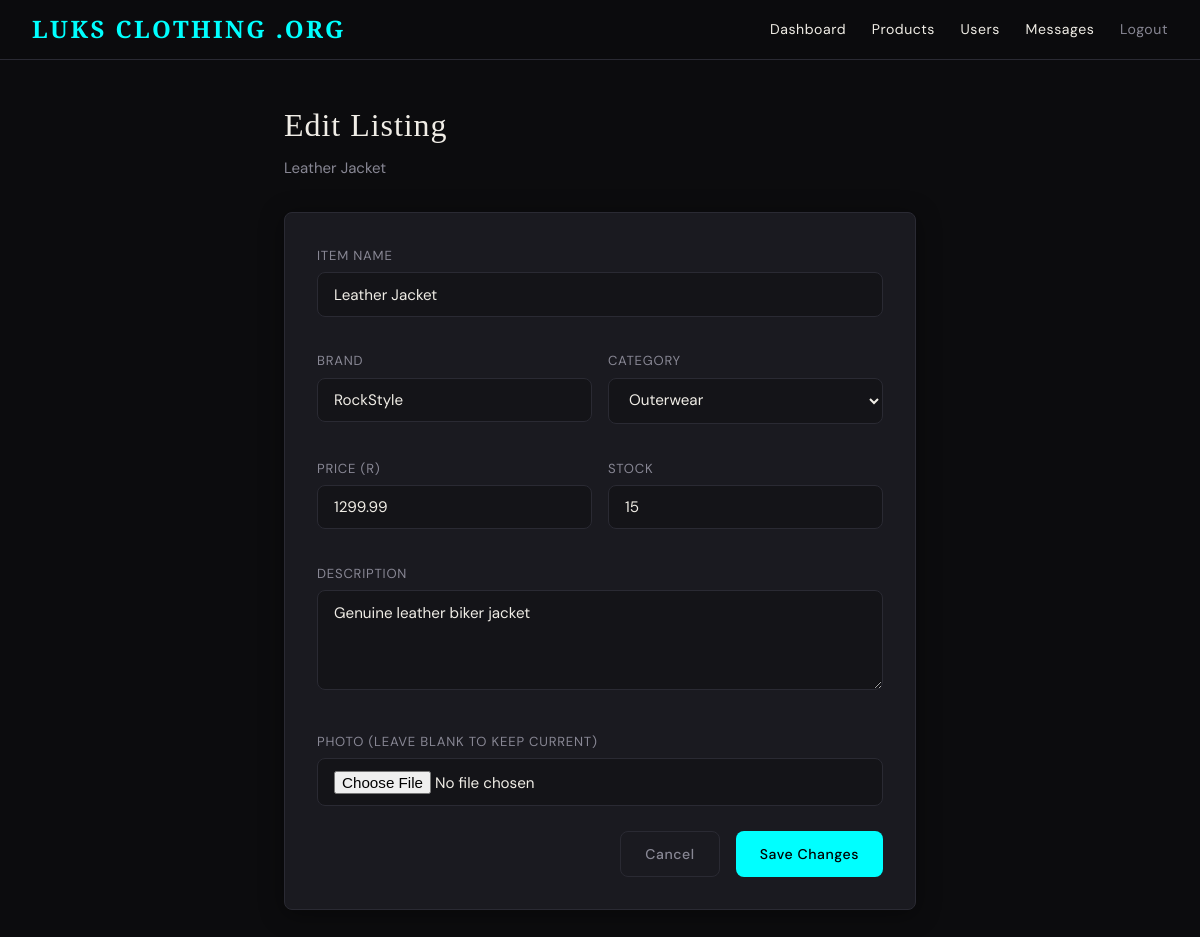
Page /editProduct.php?id=3 (signed in) on the committed database.
### tables this page shows
CREATE TABLE IF NOT EXISTS tblProduct (
    productID INT AUTO_INCREMENT PRIMARY KEY,
    name VARCHAR(100) NOT NULL,
    price DECIMAL(10,2) NOT NULL,
    image VARCHAR(255),
    description TEXT,
    brand VARCHAR(100),
    category VARCHAR(50),
    stock INT DEFAULT 0,
    sellerID INT,
    isApproved TINYINT(1) DEFAULT 0,
    createdAt TIMESTAMP DEFAULT CURRENT_TIMESTAMP,
    FOREIGN KEY (sellerID) REFERENCES tblUser(userID) ON DELETE SET NULL
);

### editProduct.php (the view, shortened to what this page needs)
<?php
include 'DBConn.php';
$uid  = $_SESSION['userID'];
$role = $_SESSION['role'];
$pid  = (int)($_GET['id'] ?? 0);
if($role === 'admin'){
    $product = $conn->query("SELECT * FROM tblProduct WHERE productID=$pid")->fetch_assoc();
} else {
    $product = $conn->query("SELECT * FROM tblProduct WHERE productID=$pid AND sellerID=$uid")->fetch_assoc();
}
?>
<!DOCTYPE html>
<html lang="en">
<head>
    <link rel="stylesheet" href="style.css">
</head>
<body>
<?php include 'nav.php'; ?>
<div class="page" style="max-width:680px;">
    <div class="page-header">
        <h2>Edit Listing</h2>
        <p class="text-muted"><?php echo htmlspecialchars($product['name']); ?></p>
    </div>
    <div class="card">
        <form method="POST" enctype="multipart/form-data">
            <div style="display:grid;grid-template-columns:1fr 1fr;gap:1rem;">
                <div class="form-group" style="grid-column:1/-1;">
                    <label>Item Name</label>
                    <input type="text" name="name" value="<?php echo htmlspecialchars($product['name']); ?>" required>
                </div>
                <div class="form-group">
                    <label>Brand</label>
                    <input type="text" name="brand" value="<?php echo htmlspecialchars($product['brand'] ?? ''); ?>">
                </div>
                <div class="form-group">
                    <label>Category</label>
                    <select name="category">
                        <?php foreach(['Tops','Bottoms','Dresses','Outerwear','Shoes','Accessories','Other'] as $cat): ?>
                            <option value="<?php echo $cat; ?>" <?php echo $product['category']===$cat?'selected':''; ?>><?php echo $cat; ?></option>
                        <?php endforeach; ?>
                    </select>
                </div>
                <div class="form-group">
                    <label>Price (R)</label>
                    <input type="number" name="price" value="<?php echo $product['price']; ?>" step="0.01" min="1" required>
                </div>
                <div class="form-group">
                    <label>Stock</label>
                    <input type="number" name="stock" value="<?php echo $product['stock']; ?>" min="0">
                </div>
                <div class="form-group" style="grid-column:1/-1;">
                    <label>Description</label>
                    <textarea name="description"><?php echo htmlspecialchars($product['description']); ?></textarea>
                </div>
                <div class="form-group" style="grid-column:1/-1;">
                    <label>Photo (leave blank to keep current)</label>
                    <input type="file" name="image" accept="image/*">
                </div>
            </div>
            <div style="display:flex;gap:1rem;justify-content:flex-end;margin-top:.5rem;">
                <a href="<?php echo $role==='admin'?'adminProducts.php':'sellerDashboard.php'; ?>" class="btn btn-ghost">Cancel</a>
                <button name="update" class="btn btn-gold">Save Changes</button>
            </div>
        </form>
    </div>
</div>
</body>
</html>

### style.css (style rules this page uses)
:root { --bg: #0c0c0e; --surface: #141418; --card: #1a1a20; --border: #2a2a33; --gold: cyan; --gold-dim: #007a7a; --text: #f0ede6; --muted: #888794; --danger: #c0392b; --success: #27ae60; --radius: 8px; --shadow: 0 4px 24px rgba(0,0,0,0.4); }
*, *::before, *::after { box-sizing: border-box; margin: 0; padding: 0; }
html { scroll-behavior: smooth; }
body { background: var(--bg); color: var(--text); font-family: 'DM Sans', sans-serif; font-size: 15px; line-height: 1.6; min-height: 100vh; }
h1, h2, h3 { font-family: 'Cormorant Garamond', Georgia, serif; font-weight: 300; letter-spacing: 0.03em; }
h2 { font-size: 2rem; }
a { color: var(--gold); text-decoration: none; transition: opacity .2s; }
.page { max-width: 1100px; margin: 0 auto; padding: 2.5rem 1.5rem; }
.card { background: var(--card); border: 1px solid var(--border); border-radius: var(--radius); padding: 2rem; box-shadow: var(--shadow); }
.form-group { margin-bottom: 1.1rem; }
label { display: block; font-size: .82rem; letter-spacing: .06em; color: var(--muted); margin-bottom: .4rem; text-transform: uppercase; }
input[type=text], input[type=email], input[type=password], input[type=number], input[type=file], textarea, select { width: 100%; padding: .7rem 1rem; background: var(--surface); color: var(--text); border: 1px solid var(--border); border-radius: var(--radius); font-family: 'DM Sans', sans-serif; font-size: .95rem; transition: border-color .2s; outline: none; }
textarea { resize: vertical; min-height: 100px; }
select option { background: var(--surface); }
.btn { display: inline-flex; align-items: center; justify-content: center; gap: .4rem; padding: .65rem 1.5rem; border: none; border-radius: var(--radius); font-family: 'DM Sans', sans-serif; font-size: .88rem; font-weight: 500; letter-spacing: .04em; cursor: pointer; transition: all .2s; text-decoration: none; }
.btn-gold { background: var(--gold); color: #000; }
.btn-ghost { background: transparent; color: var(--muted); border: 1px solid var(--border); }
.page-header { margin-bottom: 2rem; }
.page-header h2 { margin-bottom: .3rem; }
.page-header p { color: var(--muted); }
.text-muted { color: var(--muted); }

### rows in the picture
tblproduct: name "Leather Jacket", brand "RockStyle", category "Outerwear", price "1299.99", stock "15", description "Genuine leather biker jacket"
